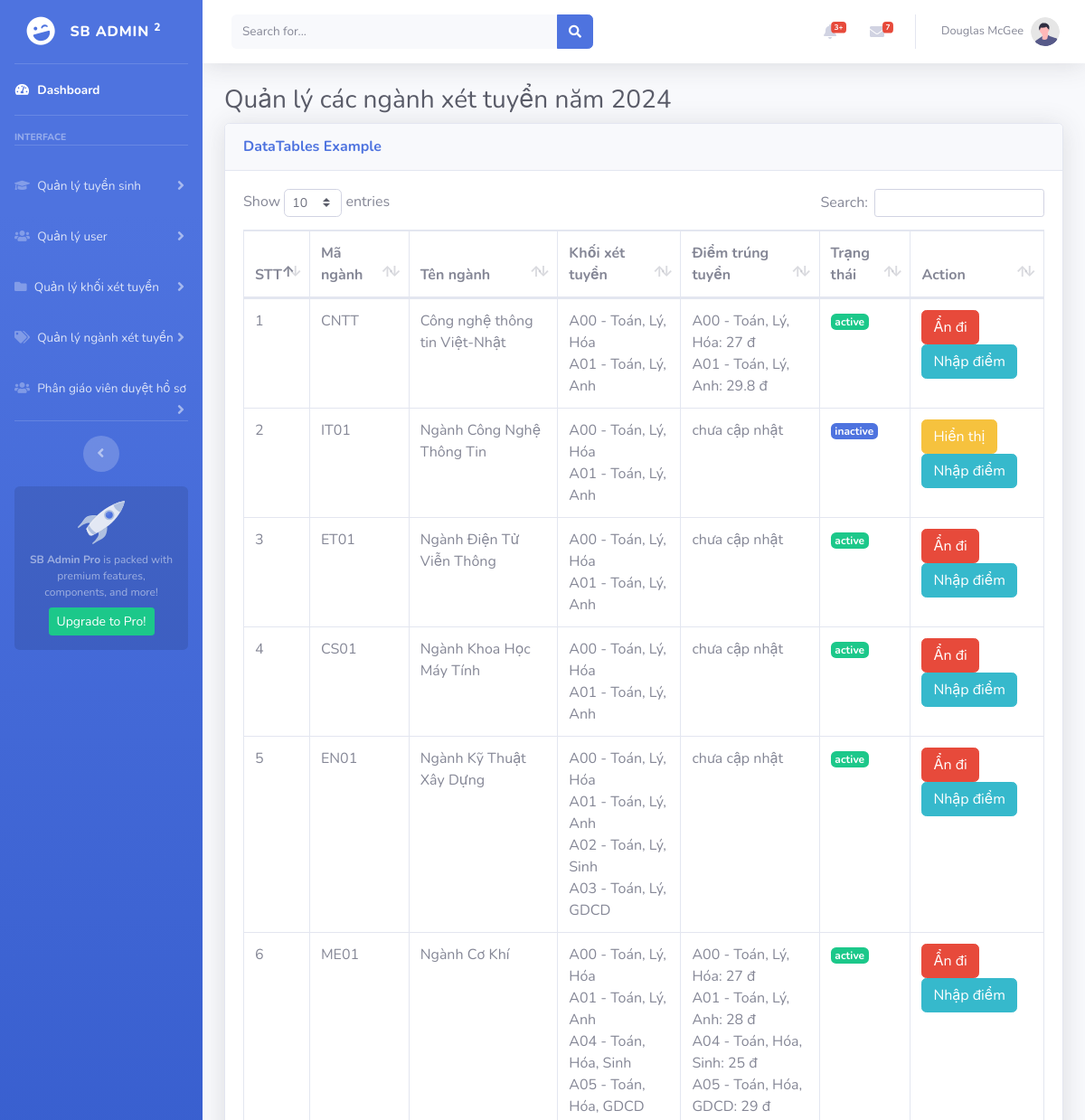
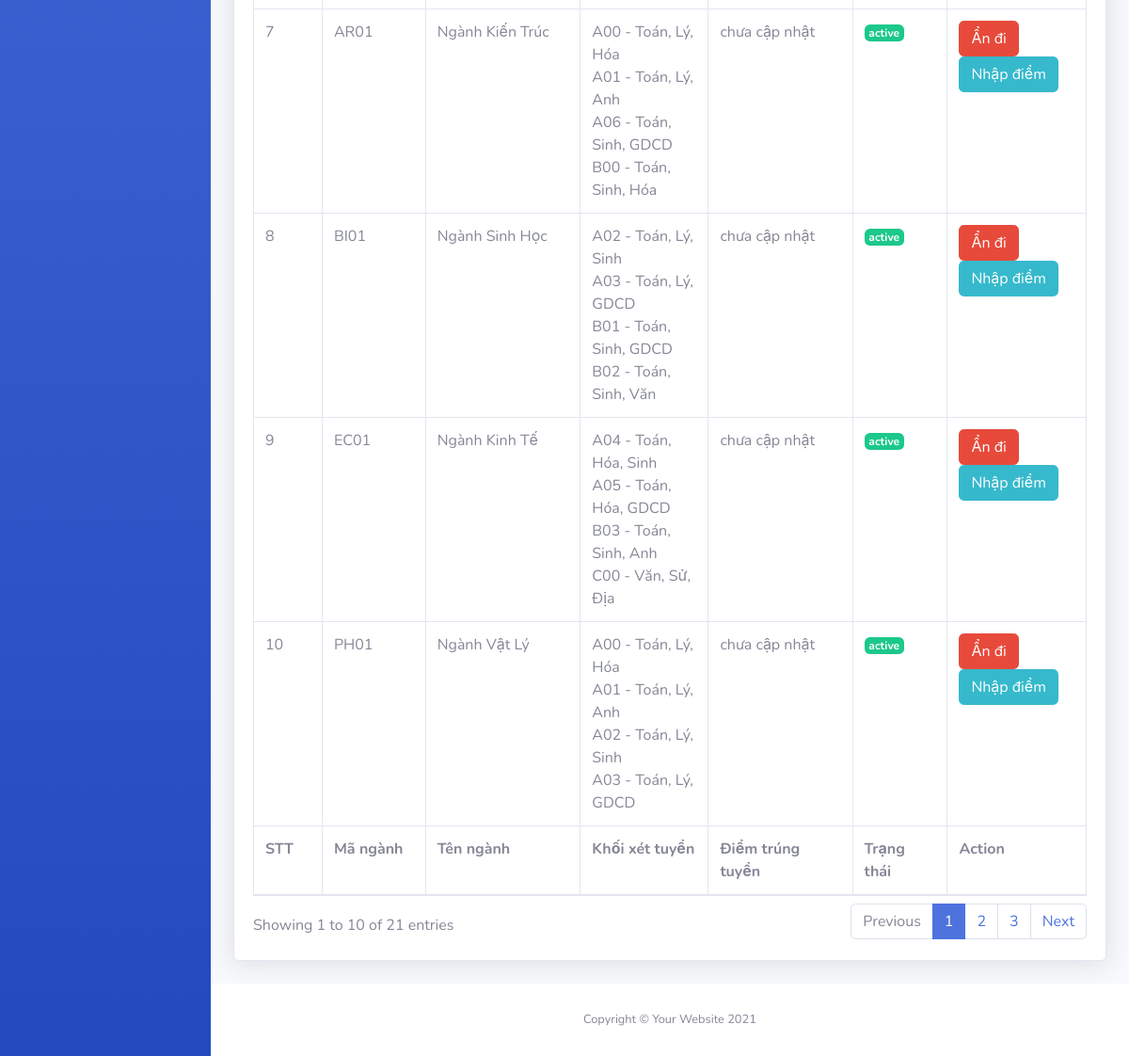
Screenshot of /admin/index.php?act=show-tuyen-sinh&year=2024 (signed in) with the database file from the repository (2 pictures, top to bottom).
### tables this page shows
CREATE TABLE `program_majors` (
  `id` int(11) NOT NULL,
  `program_id` int(11) NOT NULL,
  `major_id` int(11) NOT NULL,
  `cut_off_score` longtext DEFAULT NULL,
  `status` enum('active','inactive') NOT NULL
);

CREATE TABLE `majors` (
  `id` int(11) NOT NULL,
  `industry_code` varchar(250) NOT NULL,
  `ten_nganh` varchar(250) NOT NULL,
  `description` varchar(255) DEFAULT NULL,
  `img_major` varchar(255) DEFAULT NULL,
  `created_at` datetime NOT NULL DEFAULT current_timestamp(),
  `updated_at` datetime NOT NULL DEFAULT current_timestamp()
);

### admin/controller/Cong-tuyensinh-Controller.php (called while the page is built, shortened)
<?php
function chi_tiet_tuyen_sinh_by_year($conn, $year)
{
    $list =  getProgramDetails_byYear($conn, $year);
    require_once PATH_VIEW_ADMIN . 'list-cac-nganh-tuyen-sinh-by-year.php';
}

### admin/model/Congtuyen-sinh.php (called while the page is built, shortened)
<?php
function getProgramDetails_byYear($conn, $year)
{
    $sql = "SELECT
                p.status,
                p.year,
                pm.id AS id_program_major,
                pm.status as status_cua_nganh,
                 m.id as major_id,
                m.industry_code,
                m.ten_nganh AS ten_nganh,
                GROUP_CONCAT(CONCAT(eb.code, ' - ', eb.name) SEPARATOR ' + ') AS khoivatohopxet,  -- Khối xét tuyển
                pm.cut_off_score AS diem_trung_tuyen
            FROM
                programs p
            JOIN
                program_majors pm ON p.id = pm.program_id
            JOIN
                majors m ON pm.major_id = m.id
            JOIN
                exam_block_major ebm ON m.id = ebm.major_id
            JOIN
                exam_blocks eb ON ebm.exam_block_id = eb.id
            WHERE
                p.year = ?
            GROUP BY
                pm.id, m.industry_code, m.ten_nganh, pm.cut_off_score";
    $stmt = $conn->prepare($sql);
    $stmt->bind_param("i", $year);
    $stmt->execute();
    $result = $stmt->get_result();
    if ($result->num_rows > 0) {
        $data = [];
        while ($row = $result->fetch_assoc()) {
            $data[] = $row;
        }
        return $data;
    } else {
        $stmt->close();
        return [];
    }
}

### admin/view/list-cac-nganh-tuyen-sinh-by-year.php (the view, shortened to what this page needs)
<!DOCTYPE html>
<html lang="en">
<head>
  <link href="view/vendor/fontawesome-free/css/all.min.css" rel="stylesheet" type="text/css" />
  <link href="view/css/sb-admin-2.min.css" rel="stylesheet" />
  <link href="view/vendor/datatables/dataTables.bootstrap4.min.css" rel="stylesheet" />
</head>
<body id="page-top">
  <div id="wrapper">
    <?php require_once PATH_VIEW_ADMIN . "sidebar.php" ?>
    <div id="content-wrapper" class="d-flex flex-column">
      <div id="content">
        <?php require_once PATH_VIEW_ADMIN . "header.php" ?>
        <div class="container-fluid">
          <h1 class="h3 mb-2 text-gray-800">Quản lý các ngành xét tuyển năm <?php if (isset($_GET["year"])) {
                                                                              echo $_GET["year"];
                                                                            } ?></h1>
          <div class="card shadow mb-4">
            <div class="card-header py-3">
              <h6 class="m-0 font-weight-bold text-primary">
                DataTables Example
              </h6>
            </div>
            <div class="card-body">
              <div class="table-responsive">
                <table class="table table-bordered" id="dataTable" width="100%" cellspacing="0">
                  <thead>
                    <tr>
                      <th>STT</th>
                      <th>Mã ngành</th>
                      <th>Tên ngành</th>
                      <th>Khối xét tuyển</th>
                      <th>Điểm trúng tuyển</th>
                      <th>Trạng thái</th>
                      <th>Action</th>
                    </tr>
                  </thead>
                  <tfoot>
                    <tr>
                      <th>STT</th>
                      <th>Mã ngành</th>
                      <th>Tên ngành</th>
                      <th>Khối xét tuyển</th>
                      <th>Điểm trúng tuyển</th>
                      <th>Trạng thái</th>
                      <th>Action</th>
                    </tr>
                  </tfoot>
                  <tbody>
                    <?php
                    $i = 1;
                    foreach ($list as $item) : ?>
                      <tr>
                        <td><?= $i;
                            $i++; ?></td>
                        <td><?= htmlspecialchars($item["industry_code"]) ?></td>
                        <td><?= htmlspecialchars($item["ten_nganh"]) ?></td>
                        <td>
                          <?php
                          if (!empty($item["khoivatohopxet"])) {
                            $exam_blocks = explode('+', htmlspecialchars(trim($item["khoivatohopxet"])));
                            foreach ($exam_blocks as $block) {
                              echo htmlspecialchars(trim($block)) . "<br>";
                            }
                          } else {
                            echo "Không có khối xét tuyển";
                          }
                          ?>
                        </td>
                        <td>
                          <?php
                          if (empty(htmlspecialchars($item["diem_trung_tuyen"]))) {
                            echo "chưa cập nhật";
                          } else {
                            $diemTrungTuyen = json_decode($item['diem_trung_tuyen'], true);
                            foreach ($diemTrungTuyen as $khoi => $diem) {
                              echo htmlspecialchars($khoi) . ": " . htmlspecialchars($diem) . " đ" . "<br>";
                            }
                          }
                          ?>
                        </td>
                        <td>
                          <?php if ($item["status_cua_nganh"] == 'active') : ?>
                            <span class="badge badge-success"><?= htmlspecialchars($item["status_cua_nganh"]) ?></span>
                          <?php else : ?>
                            <span class="badge badge-primary"><?= htmlspecialchars($item["status_cua_nganh"]) ?></span>
                          <?php endif; ?>
                        </td>
                        <td>
                          <?php if ($item["status"] === 'inactive'): ?>
                            <span>Đã khóa rồi</span>
                            <a href="index.php?act=xem-lai-ho-so-da-luu&major_id=<?= htmlspecialchars($item["major_id"]) ?>&year=<?= htmlspecialchars($item["year"]) ?>&status=" class="btn btn-info">Hồ sơ trong năm</a>
                          <?php elseif ($item["status"] === 'active'): ?>
                            <?php if ($item["status_cua_nganh"] === 'active'): ?>
                              <a href="index.php?act=an-nop-ho-so&id_program_major=<?= htmlspecialchars($item["id_program_major"]) ?>&year=<?= htmlspecialchars($item["year"]) ?>" class="btn btn-danger" onclick="return confirm('Bạn có muốn ngưng nhận hồ sơ với ngành này không?')">Ẩn đi</a>
                            <?php elseif ($item["status_cua_nganh"] === 'inactive'): ?>
                              <a href="index.php?act=hien-nop-ho-so&id_program_major=<?= htmlspecialchars($item["id_program_major"]) ?>&year=<?= htmlspecialchars($item["year"]) ?>" class="btn btn-warning" onclick="return confirm('Tiếp tục nhận hồ sơ cho ngành này')">Hiển thị</a>
                            <?php endif; ?>
                            <a href="index.php?act=nhap-diem-trung-tuyen&id_program_major=<?= htmlspecialchars($item["id_program_major"]) ?>&year=<?= htmlspecialchars($item["year"]) ?>" class="btn btn-info">Nhập điểm</a>
                          <?php endif; ?>
                        </td>
                      </tr>
                    <?php endforeach; ?>
                  </tbody>
                </table>
              </div>
            </div>
          </div>
        </div>
      </div>
      <?php require_once PATH_VIEW_ADMIN . "footer.php" ?>
    </div>
  </div>
</body>
</html>

### rows the page displays
program_majors: major.industry_code "CNTT", major.ten_nganh "Công nghệ thông tin Việt-Nhật", block "A00 - Toán, Lý, Hóa", block "A01 - Toán, Lý, Anh", khoi "A00 - Toán, Lý, Hóa", cut_off_score "27", khoi "A01 - Toán, Lý, Anh", cut_off_score "29.8", status "active"
program_majors: major.industry_code "IT01", major.ten_nganh "Ngành Công Nghệ Thông Tin", block "A00 - Toán, Lý, Hóa", block "A01 - Toán, Lý, Anh", shows "chưa cập nhật", status "inactive"
program_majors: major.industry_code "ET01", major.ten_nganh "Ngành Điện Tử Viễn Thông", block "A00 - Toán, Lý, Hóa", block "A01 - Toán, Lý, Anh", shows "chưa cập nhật", status "active"
program_majors: major.industry_code "CS01", major.ten_nganh "Ngành Khoa Học Máy Tính", block "A00 - Toán, Lý, Hóa", block "A01 - Toán, Lý, Anh", shows "chưa cập nhật", status "active"
program_majors: major.industry_code "EN01", major.ten_nganh "Ngành Kỹ Thuật Xây Dựng", block "A00 - Toán, Lý, Hóa", block "A01 - Toán, Lý, Anh", block "A02 - Toán, Lý, Sinh", block "A03 - Toán, Lý, GDCD", shows "chưa cập nhật", status "active"
program_majors: major.industry_code "ME01", major.ten_nganh "Ngành Cơ Khí", block "A00 - Toán, Lý, Hóa", block "A01 - Toán, Lý, Anh", block "A04 - Toán, Hóa, Sinh", block "A05 - Toán, Hóa, GDCD", khoi "A00 - Toán, Lý, Hóa", cut_off_score "27", khoi "A01 - Toán, Lý, Anh", cut_off_score "28", khoi "A04 - Toán, Hóa, Sinh", cut_off_score "25", khoi "A05 - Toán, Hóa, GDCD", cut_off_score "29", status "active"
program_majors: major.industry_code "AR01", major.ten_nganh "Ngành Kiến Trúc", block "A00 - Toán, Lý, Hóa", block "A01 - Toán, Lý, Anh", block "A06 - Toán, Sinh, GDCD", block "B00 - Toán, Sinh, Hóa", shows "chưa cập nhật", status "active"
program_majors: major.industry_code "BI01", major.ten_nganh "Ngành Sinh Học", block "A02 - Toán, Lý, Sinh", block "A03 - Toán, Lý, GDCD", block "B01 - Toán, Sinh, GDCD", block "B02 - Toán, Sinh, Văn", shows "chưa cập nhật", status "active"
program_majors: major.industry_code "EC01", major.ten_nganh "Ngành Kinh Tế", block "A04 - Toán, Hóa, Sinh", block "A05 - Toán, Hóa, GDCD", block "B03 - Toán, Sinh, Anh", block "C00 - Văn, Sử, Địa", shows "chưa cập nhật", status "active"
program_majors: major.industry_code "PH01", major.ten_nganh "Ngành Vật Lý", block "A00 - Toán, Lý, Hóa", block "A01 - Toán, Lý, Anh", block "A02 - Toán, Lý, Sinh", block "A03 - Toán, Lý, GDCD", shows "chưa cập nhật", status "active"

### other values shown
$_GET["year"] "2024"
